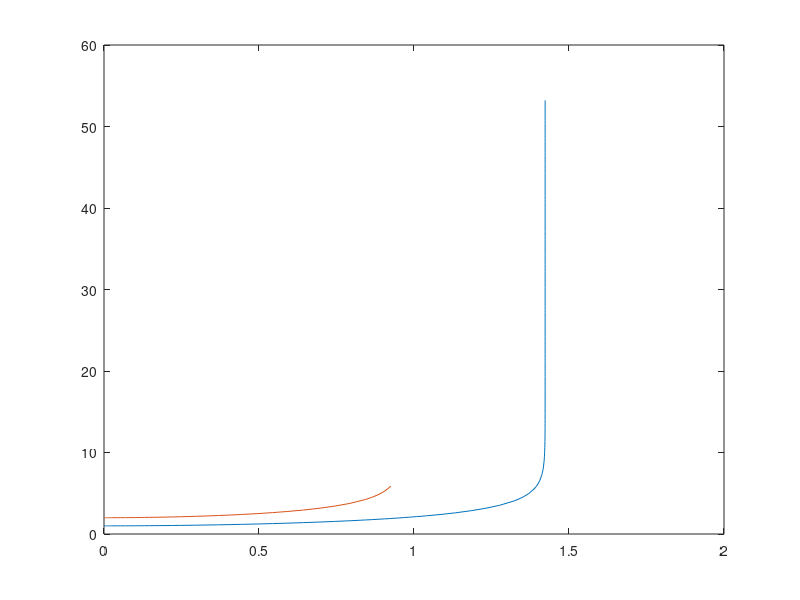

Write the MATLAB code that produced this figure.
a = 0; b = 2; ya = 1; yb = 2;
f = @(x,y) log(x+1)*pow2(y);

lsp = linspace(a,b,50);
[x,y] = ode45(f, [a,b], [ya,yb]);
plot(x,y);
# print -djpg figure-lsnode.jpg